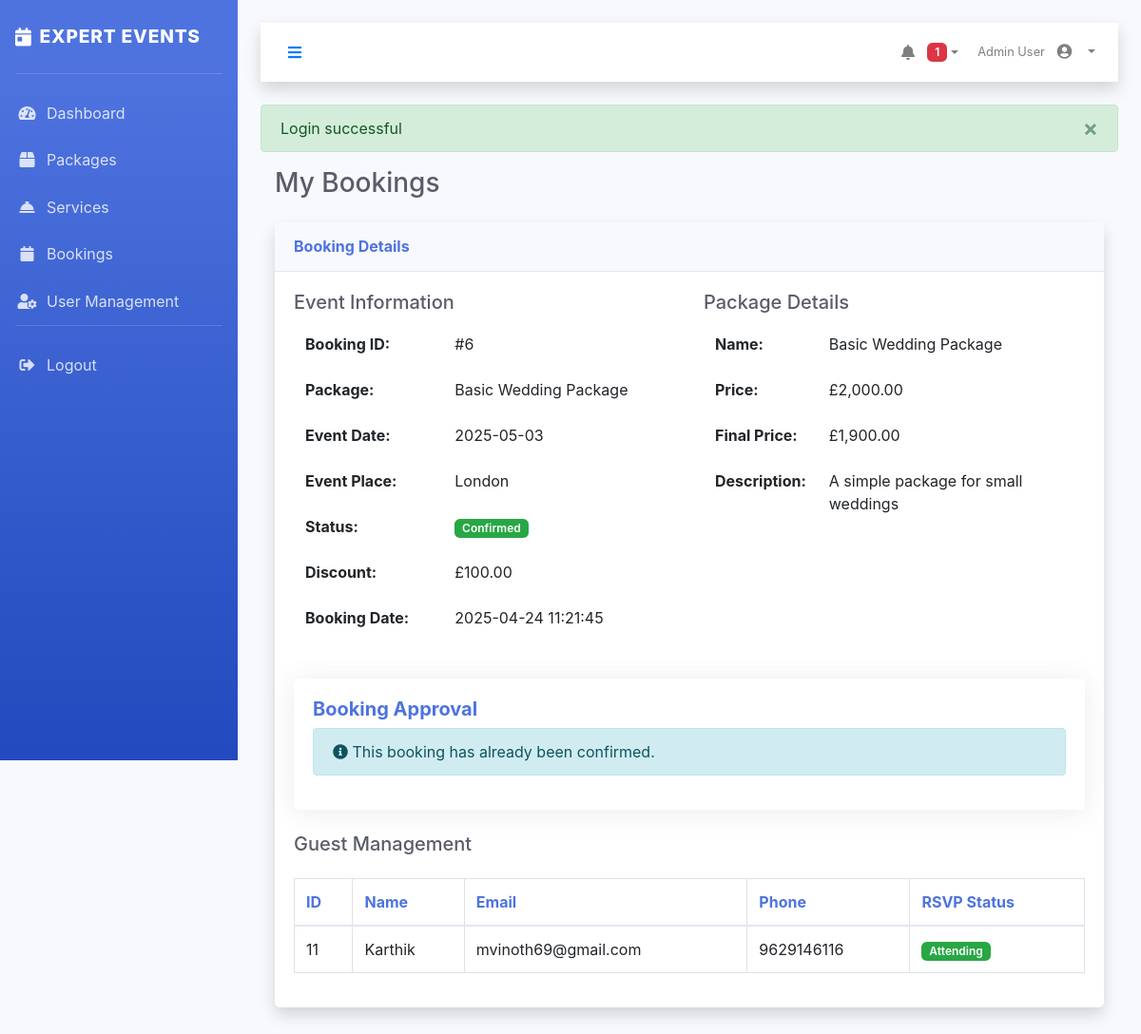
Screenshot of /pages/my-bookings.php?view=6 (signed in) with the database file from the repository.
### tables this page shows
CREATE TABLE `bookings` (
  `id` bigint(20) UNSIGNED NOT NULL,
  `user_id` int(11) DEFAULT NULL,
  `package_id` int(11) DEFAULT NULL,
  `event_place` varchar(255) DEFAULT NULL,
  `event_date` date DEFAULT NULL,
  `discount` decimal(10,2) DEFAULT NULL,
  `confirmed_by` int(11) DEFAULT NULL,
  `status` varchar(20) DEFAULT 'pending',
  `created_at` timestamp NOT NULL DEFAULT current_timestamp()
);

CREATE TABLE `packages` (
  `id` bigint(20) UNSIGNED NOT NULL,
  `name` varchar(100) NOT NULL,
  `image_url` varchar(255) DEFAULT NULL,
  `description` text DEFAULT NULL,
  `price` decimal(10,2) NOT NULL,
  `customized` tinyint(1) DEFAULT 0,
  `created_by` int(11) DEFAULT NULL,
  `created_at` timestamp NOT NULL DEFAULT current_timestamp()
);

CREATE TABLE `guests` (
  `id` bigint(20) UNSIGNED NOT NULL,
  `booking_id` int(11) DEFAULT NULL,
  `name` varchar(100) NOT NULL,
  `email` varchar(100) DEFAULT NULL,
  `phone` varchar(20) DEFAULT NULL,
  `rsvp_status` varchar(20) DEFAULT 'pending',
  `last_invited_at` timestamp NOT NULL DEFAULT current_timestamp() ON UPDATE current_timestamp()
);

### config/database.php (called while the page is built, shortened)
<?php
class Database {
    private static $instance = null;
    private $connection;
    private function __construct() {
        $host = "localhost";
        $port = "3306";
        $dbname = "event_v2";
        $user = "root";
        $password = "";
        $dsn = "mysql:host=$host;port=$port;dbname=$dbname;charset=utf8mb4";
        try {
            $this->connection = new PDO($dsn, $user, $password);
            $this->connection->setAttribute(PDO::ATTR_ERRMODE, PDO::ERRMODE_EXCEPTION);
        } catch (PDOException $e) {
            echo "Database Connection Error: " . $e->getMessage();
            exit;
        }
    }
    public static function getInstance() {
        if (self::$instance === null) {
            self::$instance = new self();
        }
        return self::$instance;
    }
    public function query($sql, $params = []) {
        try {
            $stmt = $this->connection->prepare($sql);
            $stmt->execute($params);
            return $stmt->fetchAll(PDO::FETCH_ASSOC);
        } catch (PDOException $e) {
            echo "Query Error: " . $e->getMessage();
            return false;
        }
    }
}
?>

### pages/my-bookings.php (the view, shortened to what this page needs)
<?php
require_once '../includes/header.php';
$bookings = $db->query("SELECT * FROM bookings");
$guests = $db->query("SELECT * FROM guests");
$packages = $db->query("SELECT * FROM packages");
$userBookings = array_filter($bookings, function ($booking) {
    if ($_SESSION['user_role'] === 'client') {
        return $booking['user_id'] == $_SESSION['user_id'];
    } else {
        return true;
    }
});
$packageNames = [];
foreach ($packages as $package) {
    $packageNames[$package['id']] = $package;
}
$viewBooking = null;
if (isset($_GET['view']) && is_numeric($_GET['view'])) {
    foreach ($userBookings as $booking) {
        if ($booking['id'] == $_GET['view']) {
            $viewBooking = $booking;
            break;
        }
    }
}
$bookingGuests = [];
if ($viewBooking) {
    $bookingGuests = array_filter($guests, function ($guest) use ($viewBooking) {
        return $guest['booking_id'] == $viewBooking['id'];
    });
}
?>
<div class="d-sm-flex align-items-center justify-content-between mb-4">
    <h1 class="h3 mb-0 text-gray-800">My Bookings</h1>
</div>
<?php if ($viewBooking): ?>
    <div class="card shadow mb-4">
        <div class="card-header py-3 d-flex flex-row align-items-center justify-content-between">
            <h6 class="m-0 font-weight-bold text-primary">Booking Details</h6>
        </div>
        <div class="card-body">
            <div class="row">
                <div class="col-md-6">
                    <h5>Event Information</h5>
                    <table class="table table-borderless">
                        <tr>
                            <th>Booking ID:</th>
                            <td>#<?php echo $viewBooking['id']; ?></td>
                        </tr>
                        <tr>
                            <th>Package:</th>
                            <td><?php echo $packageNames[$viewBooking['package_id']]['name'] ?? 'Unknown'; ?></td>
                        </tr>
                        <tr>
                            <th>Event Date:</th>
                            <td><?php echo $viewBooking['event_date']; ?></td>
                        </tr>
                        <tr>
                            <th>Event Place:</th>
                            <td><?php echo $viewBooking['event_place']; ?></td>
                        </tr>
                        <tr>
                            <th>Status:</th>
                            <td>
                                <?php if ($viewBooking['status'] === 'confirmed'): ?>
                                    <span class="badge badge-success">Confirmed</span>
                                <?php else: ?>
                                    <span class="badge badge-warning">Pending</span>
                                <?php endif; ?>
                            </td>
                        </tr>
                        <tr>
                            <th>Discount:</th>
                            <td>
                                <?php
                                if ($viewBooking['discount']) {
                                    echo '£' . number_format($viewBooking['discount'], 2);
                                } else {
                                    echo 'N/A';
                                }
                                ?>
                            </td>
                        </tr>
                        <tr>
                            <th>Booking Date:</th>
                            <td><?php echo $viewBooking['created_at']; ?></td>
                        </tr>
                    </table>
                </div>
                <div class="col-md-6">
                    <h5>Package Details</h5>
                    <?php if (isset($packageNames[$viewBooking['package_id']])):
                        $package = $packageNames[$viewBooking['package_id']];
                    ?>
                        <table class="table table-borderless">
                            <tr>
                                <th>Name:</th>
                                <td><?php echo $package['name']; ?></td>
                            </tr>
                            <tr>
                                <th>Price:</th>
                                <td>£<?php echo number_format($package['price'], 2); ?></td>
                            </tr>
                            <tr>
                                <th>Final Price:</th>
                                <td>
                                    <?php
                                    $finalPrice = $package['price'] - ($viewBooking['discount'] ?? 0);
                                    echo '£' . number_format($finalPrice, 2);
                                    ?>
                                </td>
                            </tr>
                            <tr>
                                <th>Description:</th>
                                <td><?php echo $package['description']; ?></td>
                            </tr>
                        </table>
                    <?php else: ?>
                        <div class="alert alert-warning">Package details not available.</div>
                    <?php endif; ?>
                </div>
            </div>
            <?php if ($_SESSION['user_role'] === 'admin' || $_SESSION['user_role'] === 'manager'): ?>
                <div class="mt-4">
                    <div class="card border-left-primary">
                        <div class="card-body">
                            <h5 class="font-weight-bold text-primary">Booking Approval</h5>
                            <?php if ($viewBooking['status'] === 'pending'): ?>
                                <form id="approvalForm" class="api-form" action="../handlers/bookings.php" method="POST">
                                    <input type="hidden" name="action" value="confirm">
                                    <input type="hidden" name="id" value="<?php echo $viewBooking['id']; ?>">
                                    <div class="form-group">
                                        <label for="discount">Discount Amount (Optional)</label>
                                        <div class="input-group">
                                            <div class="input-group-prepend">
                                                <span class="input-group-text">£</span>
                                            </div>
                                            <input type="number" class="form-control" id="discount" name="discount"
                                                min="0" step="0.01" placeholder="Enter discount amount">
                                        </div>
                                        <small class="form-text text-muted">Leave empty for no discount</small>
                                    </div>
                                    <div class="form-group">
                                        <button type="submit" class="btn btn-success">
                                            <i class="fas fa-check"></i> Confirm Booking
                                        </button>
                                    </div>
                                </form>
                            <?php else: ?>
                                <div class="alert alert-info">
                                    <i class="fas fa-info-circle"></i> This booking has already been <?php echo $viewBooking['status']; ?>.
                                </div>
                            <?php endif; ?>
                        </div>
                    </div>
                </div>
            <?php endif; ?>
            <?php if ($viewBooking['status'] === 'confirmed'): ?>
                <div class="mt-4">
                    <div class="d-flex justify-content-between align-items-center mb-3">
                        <h5>Guest Management</h5>
                    </div>
                    <div class="table-responsive">
                        <table class="table table-bordered">
                            <thead>
                                <tr>
                                    <th>ID</th>
                                    <th>Name</th>
                                    <th>Email</th>
                                    <th>Phone</th>
                                    <th>RSVP Status</th>
                                </tr>
                            </thead>
                            <tbody>
                                <?php if (!empty($bookingGuests)): ?>
                                    <?php foreach ($bookingGuests as $guest): ?>
                                        <tr>
                                            <td><?php echo $guest['id']; ?></td>
                                            <td><?php echo $guest['name']; ?></td>
                                            <td><?php echo $guest['email']; ?></td>
                                            <td><?php echo $guest['phone']; ?></td>
                                            <td>
                                                <?php if ($guest['rsvp_status'] === 'yes'): ?>
                                                    <span class="badge badge-success">Attending</span>
                                                <?php elseif ($guest['rsvp_status'] === 'no'): ?>
                                                    <span class="badge badge-danger">Not Attending</span>
                                                <?php else: ?>
                                                    <span class="badge badge-warning">Pending</span>
                                                <?php endif; ?>
                                            </td>
                                        </tr>
                                    <?php endforeach; ?>
                                <?php else: ?>
                                    <tr>
                                        <td colspan="5" class="text-center">No guests added yet.</td>
                                    </tr>
                                <?php endif; ?>
                            </tbody>
                        </table>
                    </div>
                </div>
            <?php endif; ?>
        </div>
    </div>
<?php endif; ?>
<?php require_once '../includes/footer.php'; ?>

### assets/css/style.css (style rules this page uses)
:root { --primary-color: #4e73df; --secondary-color: #1cc88a; --dark-color: #5a5c69; --light-color: #f8f9fc; --danger-color: #e74a3b; --warning-color: #f6c23e; --info-color: #36b9cc; }
body { font-family: 'Nunito', -apple-system, BlinkMacSystemFont, 'Segoe UI', Roboto, 'Helvetica Neue', Arial, sans-serif; background-color: #f8f9fc; color: #5a5c69; }
.card { background-color: white; border: 0; border-radius: 0.35rem; box-shadow: 0 0.15rem 1.75rem 0 rgba(58, 59, 69, 0.1); margin-bottom: 1.5rem; }
.card-header { padding: 0.75rem 1.25rem; background-color: #f8f9fc; border-bottom: 1px solid #e3e6f0; }
.card-body { padding: 1.25rem; }
.table thead th { vertical-align: bottom; border-bottom: 2px solid #e3e6f0; font-weight: 700; color: #4e73df; }
.text-primary { color: #4e73df !important; }
.badge { font-weight: 600; padding: 0.35em 0.65em; border-radius: 0.35rem; }

### rows the page displays
bookings: id "6", package.name "Basic Wedding Package", event_date "2025-05-03", event_place "London", discount "100.00", created_at "2025-04-24 11:21:45", package.price "2,000.00", finalPrice "1,900.00", package.description "A simple package for small weddings", status "confirmed"
guests: id "11", name "Karthik", email "mvinoth69@gmail.com", phone "9629146116", rsvp_status "Attending"

### other values shown
$item['title'] "Dashboard"
$item['title'] "Packages"
$item['title'] "Services"
$item['title'] "Bookings"
$item['title'] "User Management"
$unreadCount "1"
$_SESSION['user_name'] "Admin User"
$_SESSION['flash_message'] "Login successful"
